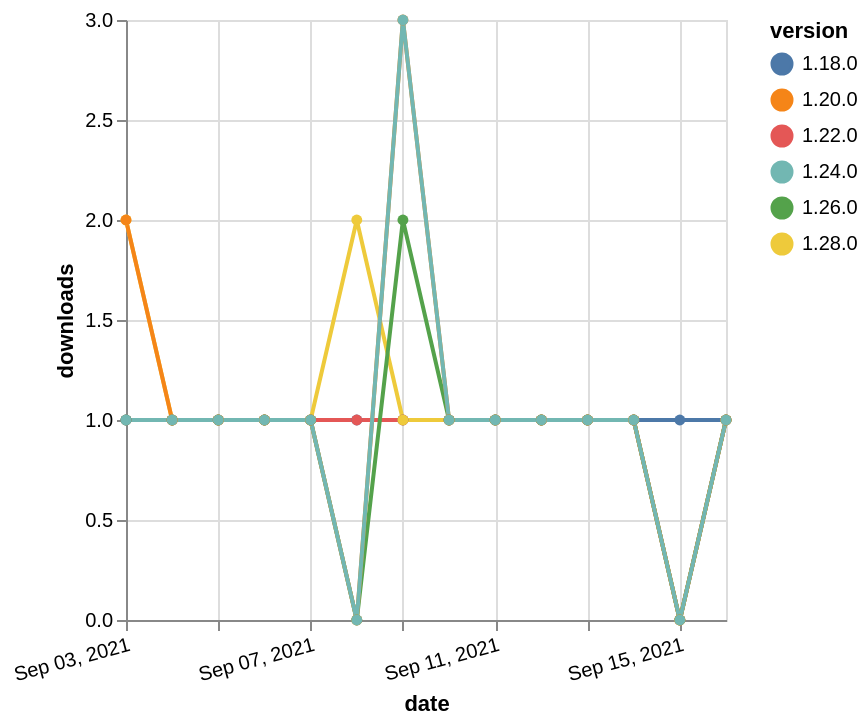

Write the Vega-Lite specification saved for this chart.
### Vega-Lite specification from a JSON file in a GitHub repository (floating-point values rounded to 4 significant figures)
{"$schema": "https://vega.github.io/schema/vega-lite/v5.json", "description": "A simple bar chart with embedded data.", "data": {"values": [{"date": "2021-09-03", "total": 213, "delta": 1, "version": "1.18.0"}, {"date": "2021-09-04", "total": 214, "delta": 1, "version": "1.18.0"}, {"date": "2021-09-05", "total": 215, "delta": 1, "version": "1.18.0"}, {"date": "2021-09-06", "total": 216, "delta": 1, "version": "1.18.0"}, {"date": "2021-09-07", "total": 217, "delta": 1, "version": "1.18.0"}, {"date": "2021-09-08", "total": 218, "delta": 1, "version": "1.18.0"}, {"date": "2021-09-09", "total": 219, "delta": 1, "version": "1.18.0"}, {"date": "2021-09-10", "total": 220, "delta": 1, "version": "1.18.0"}, {"date": "2021-09-11", "total": 221, "delta": 1, "version": "1.18.0"}, {"date": "2021-09-12", "total": 222, "delta": 1, "version": "1.18.0"}, {"date": "2021-09-13", "total": 223, "delta": 1, "version": "1.18.0"}, {"date": "2021-09-14", "total": 224, "delta": 1, "version": "1.18.0"}, {"date": "2021-09-15", "total": 225, "delta": 1, "version": "1.18.0"}, {"date": "2021-09-16", "total": 226, "delta": 1, "version": "1.18.0"}, {"date": "2021-09-03", "total": 166, "delta": 1, "version": "1.22.0"}, {"date": "2021-09-04", "total": 167, "delta": 1, "version": "1.22.0"}, {"date": "2021-09-05", "total": 168, "delta": 1, "version": "1.22.0"}, {"date": "2021-09-06", "total": 169, "delta": 1, "version": "1.22.0"}, {"date": "2021-09-07", "total": 170, "delta": 1, "version": "1.22.0"}, {"date": "2021-09-08", "total": 171, "delta": 1, "version": "1.22.0"}, {"date": "2021-09-09", "total": 172, "delta": 1, "version": "1.22.0"}, {"date": "2021-09-10", "total": 173, "delta": 1, "version": "1.22.0"}, {"date": "2021-09-11", "total": 174, "delta": 1, "version": "1.22.0"}, {"date": "2021-09-12", "total": 175, "delta": 1, "version": "1.22.0"}, {"date": "2021-09-13", "total": 176, "delta": 1, "version": "1.22.0"}, {"date": "2021-09-14", "total": 177, "delta": 1, "version": "1.22.0"}, {"date": "2021-09-15", "total": 177, "delta": 0, "version": "1.22.0"}, {"date": "2021-09-16", "total": 178, "delta": 1, "version": "1.22.0"}, {"date": "2021-09-03", "total": 117, "delta": 2, "version": "1.28.0"}, {"date": "2021-09-04", "total": 118, "delta": 1, "version": "1.28.0"}, {"date": "2021-09-05", "total": 119, "delta": 1, "version": "1.28.0"}, {"date": "2021-09-06", "total": 120, "delta": 1, "version": "1.28.0"}, {"date": "2021-09-07", "total": 121, "delta": 1, "version": "1.28.0"}, {"date": "2021-09-08", "total": 123, "delta": 2, "version": "1.28.0"}, {"date": "2021-09-09", "total": 124, "delta": 1, "version": "1.28.0"}, {"date": "2021-09-10", "total": 125, "delta": 1, "version": "1.28.0"}, {"date": "2021-09-11", "total": 126, "delta": 1, "version": "1.28.0"}, {"date": "2021-09-12", "total": 127, "delta": 1, "version": "1.28.0"}, {"date": "2021-09-13", "total": 128, "delta": 1, "version": "1.28.0"}, {"date": "2021-09-14", "total": 129, "delta": 1, "version": "1.28.0"}, {"date": "2021-09-15", "total": 129, "delta": 0, "version": "1.28.0"}, {"date": "2021-09-16", "total": 130, "delta": 1, "version": "1.28.0"}, {"date": "2021-09-03", "total": 155, "delta": 1, "version": "1.26.0"}, {"date": "2021-09-04", "total": 156, "delta": 1, "version": "1.26.0"}, {"date": "2021-09-05", "total": 157, "delta": 1, "version": "1.26.0"}, {"date": "2021-09-06", "total": 158, "delta": 1, "version": "1.26.0"}, {"date": "2021-09-07", "total": 159, "delta": 1, "version": "1.26.0"}, {"date": "2021-09-08", "total": 159, "delta": 0, "version": "1.26.0"}, {"date": "2021-09-09", "total": 161, "delta": 2, "version": "1.26.0"}, {"date": "2021-09-10", "total": 162, "delta": 1, "version": "1.26.0"}, {"date": "2021-09-11", "total": 163, "delta": 1, "version": "1.26.0"}, {"date": "2021-09-12", "total": 164, "delta": 1, "version": "1.26.0"}, {"date": "2021-09-13", "total": 165, "delta": 1, "version": "1.26.0"}, {"date": "2021-09-14", "total": 166, "delta": 1, "version": "1.26.0"}, {"date": "2021-09-15", "total": 166, "delta": 0, "version": "1.26.0"}, {"date": "2021-09-16", "total": 167, "delta": 1, "version": "1.26.0"}, {"date": "2021-09-03", "total": 173, "delta": 2, "version": "1.20.0"}, {"date": "2021-09-04", "total": 174, "delta": 1, "version": "1.20.0"}, {"date": "2021-09-05", "total": 175, "delta": 1, "version": "1.20.0"}, {"date": "2021-09-06", "total": 176, "delta": 1, "version": "1.20.0"}, {"date": "2021-09-07", "total": 177, "delta": 1, "version": "1.20.0"}, {"date": "2021-09-08", "total": 177, "delta": 0, "version": "1.20.0"}, {"date": "2021-09-09", "total": 180, "delta": 3, "version": "1.20.0"}, {"date": "2021-09-10", "total": 181, "delta": 1, "version": "1.20.0"}, {"date": "2021-09-11", "total": 182, "delta": 1, "version": "1.20.0"}, {"date": "2021-09-12", "total": 183, "delta": 1, "version": "1.20.0"}, {"date": "2021-09-13", "total": 184, "delta": 1, "version": "1.20.0"}, {"date": "2021-09-14", "total": 185, "delta": 1, "version": "1.20.0"}, {"date": "2021-09-15", "total": 185, "delta": 0, "version": "1.20.0"}, {"date": "2021-09-16", "total": 186, "delta": 1, "version": "1.20.0"}, {"date": "2021-09-03", "total": 141, "delta": 1, "version": "1.24.0"}, {"date": "2021-09-04", "total": 142, "delta": 1, "version": "1.24.0"}, {"date": "2021-09-05", "total": 143, "delta": 1, "version": "1.24.0"}, {"date": "2021-09-06", "total": 144, "delta": 1, "version": "1.24.0"}, {"date": "2021-09-07", "total": 145, "delta": 1, "version": "1.24.0"}, {"date": "2021-09-08", "total": 145, "delta": 0, "version": "1.24.0"}, {"date": "2021-09-09", "total": 148, "delta": 3, "version": "1.24.0"}, {"date": "2021-09-10", "total": 149, "delta": 1, "version": "1.24.0"}, {"date": "2021-09-11", "total": 150, "delta": 1, "version": "1.24.0"}, {"date": "2021-09-12", "total": 151, "delta": 1, "version": "1.24.0"}, {"date": "2021-09-13", "total": 152, "delta": 1, "version": "1.24.0"}, {"date": "2021-09-14", "total": 153, "delta": 1, "version": "1.24.0"}, {"date": "2021-09-15", "total": 153, "delta": 0, "version": "1.24.0"}, {"date": "2021-09-16", "total": 154, "delta": 1, "version": "1.24.0"}]}, "width": "container", "mark": {"type": "line", "point": {"filled": true}}, "encoding": {"x": {"field": "date", "type": "temporal", "timeUnit": "yearmonthdate", "title": "date", "axis": {"labelAngle": -15}}, "y": {"field": "delta", "type": "quantitative", "title": "downloads"}, "color": {"field": "version", "type": "nominal"}, "tooltip": {"field": "delta"}}}
